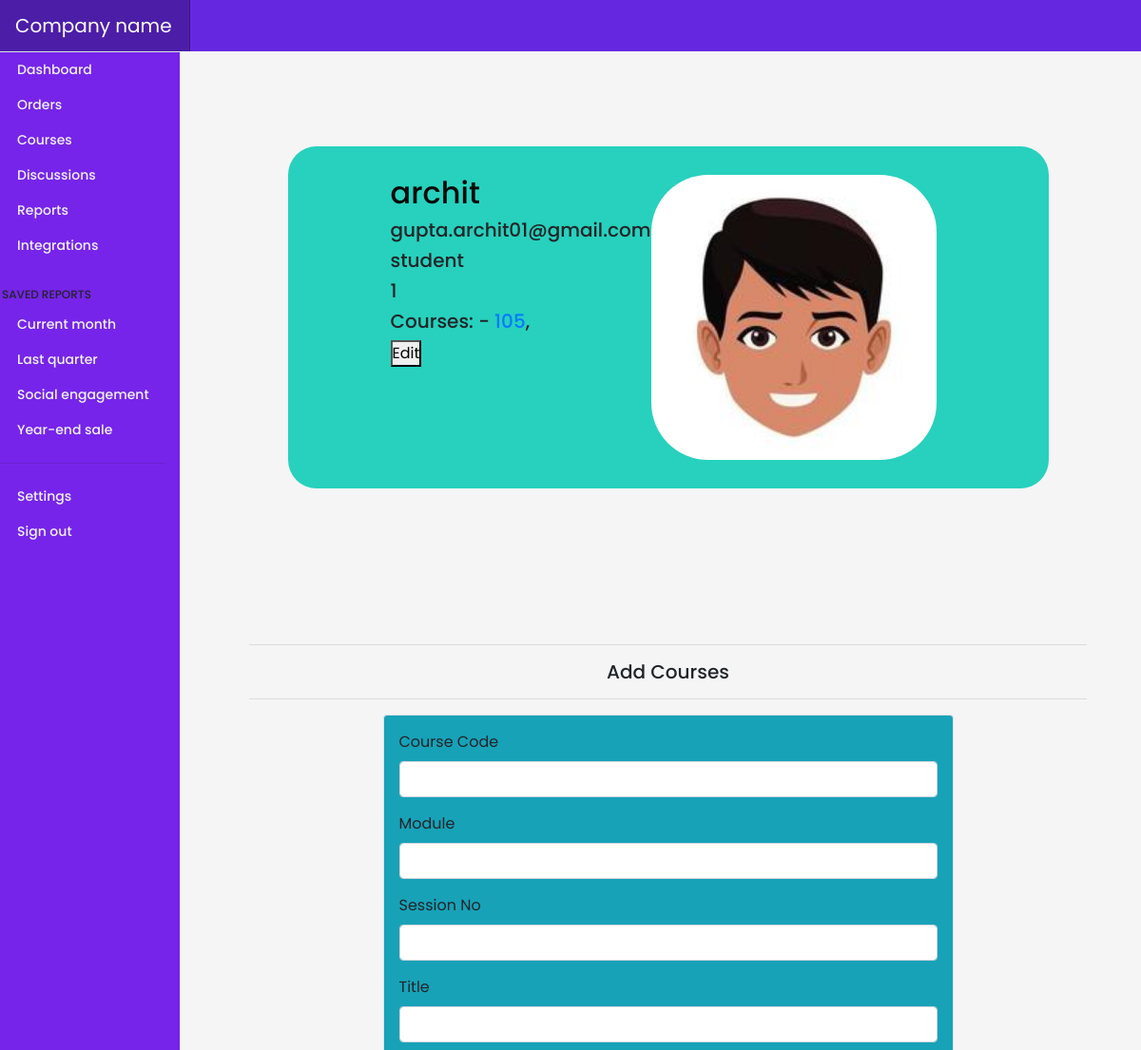
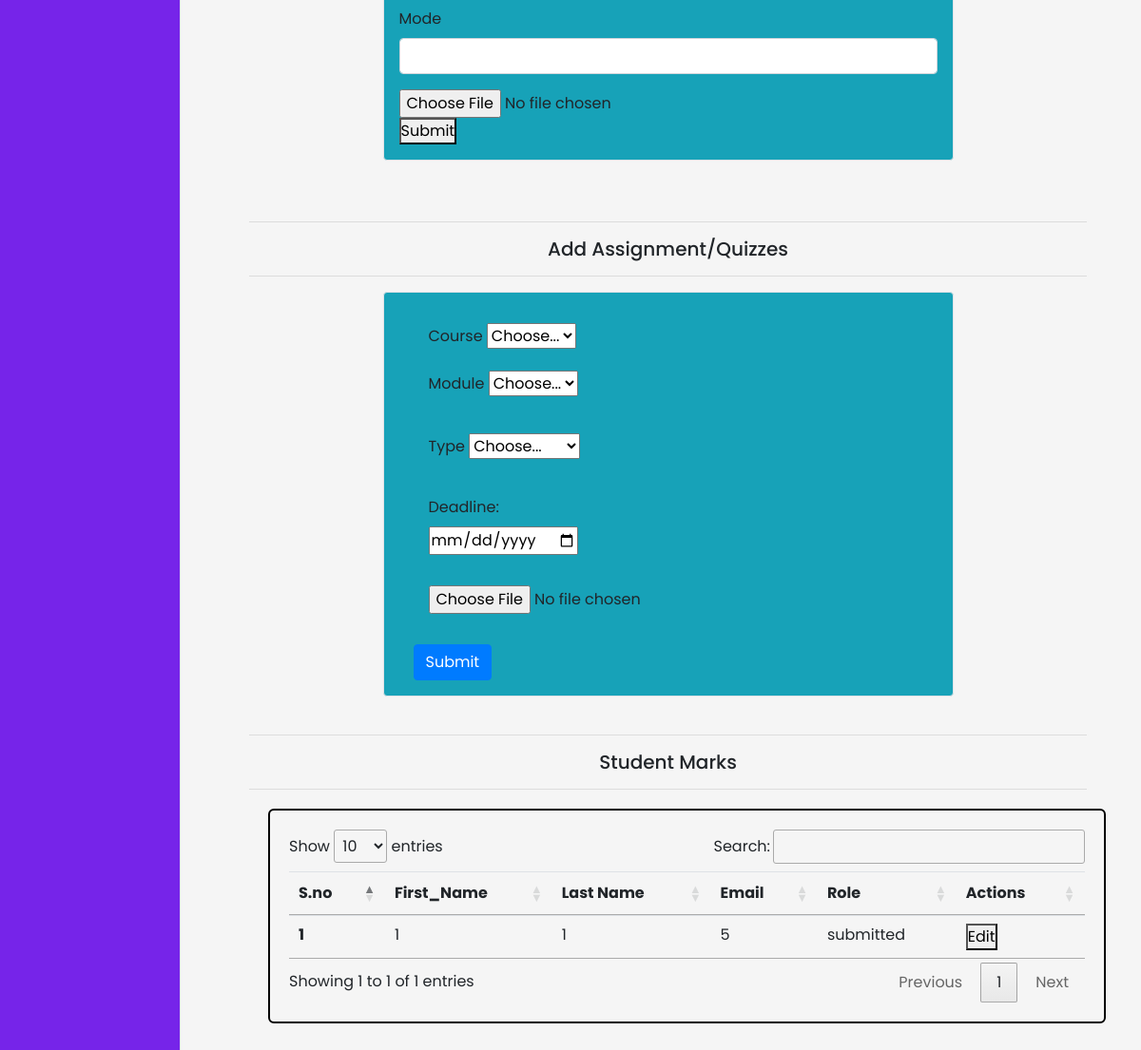
Page /profile.php (signed in) on the committed database (2 pictures, top to bottom).
### tables this page shows
CREATE TABLE `profile` (
  `uid` int(150) NOT NULL,
  `first_name` varchar(150) NOT NULL,
  `last_name` varchar(150) NOT NULL,
  `username` varchar(150) NOT NULL,
  `email` varchar(150) NOT NULL,
  `password` varchar(150) NOT NULL,
  `location` varchar(200) NOT NULL DEFAULT 'India',
  `role` varchar(100) NOT NULL DEFAULT 'guest',
  `mobile_no` varchar(100) DEFAULT NULL,
  `profile_photo` varchar(300) NOT NULL DEFAULT 'avatar.jpg'
);

CREATE TABLE `marks` (
  `marks_id` int(11) NOT NULL,
  `eid` int(11) NOT NULL,
  `cid` int(11) NOT NULL,
  `student_id` int(11) NOT NULL,
  `marks` int(11) NOT NULL,
  `action` varchar(150) DEFAULT NULL
);

### profile.php (the view, shortened to what this page needs)
<?php
require "dbconnect.php";
$user = $_SESSION['username'];
$sql = "Select * from profile where username = '$user'";
$data = mysqli_query($conn, $sql);
$prof = mysqli_fetch_assoc($data);
?>
<!DOCTYPE html>
<html>
<head>
  <link rel="stylesheet" href="https://maxcdn.bootstrapcdn.com/bootstrap/4.0.0/css/bootstrap.min.css"
>
  <link rel="stylesheet" href="//cdn.datatables.net/1.13.4/css/jquery.dataTables.min.css">
</head>
<body>
  <?php include "./fixed_assets/navbar.php"; ?>
  <div class="container1 ">
    <div class="profile d-flex justify-content-center" style="width: 20000px;">
      <div>
        <h2>
          <?php echo $_SESSION['username'] ?>
        </h2>
        <h5>
          <?php echo $prof['email'] ?>
        </h5>
        <h5>
          <?php echo $prof['role'] ?>
        </h5>
        <h5>
          <?php echo $prof['uid'] ?>
        </h5>
        <h5> Courses: -
          <?php
        $use = $_SESSION['username'];
        $sql1 = "Select distinct(course_code) from courses where creator = '$use'";
        $p_data = mysqli_query($conn, $sql1);
        while ($prod = mysqli_fetch_assoc($p_data)) {
          echo '<a href="./course.php?course=' . $prod['course_code'] . '">' . $prod['course_code'] . '</a>';
          echo ", ";
        }
        ?>
        </h5>
        <button class="edit" id="<?php echo $prof['uid']; ?>" href="/edit">Edit</button>
      </div>
      <div>
        <div class="user-image">
          <img src="./files/images/<?php echo $prof['profile_photo']; ?>" alt="">
        </div>
      </div>
    </div>
  </div>
  <div class="forms grid justify-content-center p-5">
    <hr>
    <center>
      <h5>Add Courses</h5>
    </center>
    <hr>
    <div class="container1 bg-info border rounded p-3" style="width: 600px; margin:auto">
      <form action="/Php_Learning/profile.php" method="POST" enctype="multipart/form-data">
        <div class=" align-items justify-content-center">
          <div class="mb-3">
            <label for="formGroupExampleInput" class="form-label">Course Code</label>
            <input type="text" class="form-control" id="course_code" name="course_code" placeholder="">
          </div>
          <div class="mb-3">
            <label for="formGroupExampleInput2" class="form-label">Module</label>
            <input type="text" class="form-control" id="module" name="module" placeholder="">
          </div>
          <div class="mb-3">
            <label for="formGroupExampleInput2" class="form-label">Session No</label>
            <input type="text" class="form-control" id="session" name="session" placeholder="">
          </div>
          <div class="mb-3">
            <label for="formGroupExampleInput2" class="form-label">Title</label>
            <input type="text" class="form-control" id="title" name="title" placeholder="">
          </div>
          <div class="mb-3">
            <label for="formGroupExampleInput2" class="form-label">Mode</label>
            <input type="text" class="form-control" id="mode" name="mode" placeholder="">
          </div>
          <div>
            <input type="file" name='myfile'>
          </div>
        </div>
        <button type="submit" name="course_upload" id="course_upload">Submit</button>
      </form>
    </div>
    <br>
    <br>
    <hr>
    <center>
      <h5>Add Assignment/Quizzes</h5>
    </center>
    <hr>
    <div class="container1 bg-info border rounded p-3" style="width: 600px; margin:auto">
      <form action="/Php_Learning/profile.php" method="POST" enctype="multipart/form-data">
        <div class="wrap grid justify-content-center  p-3">
          <div class="col-md-6">
            <label for="courses" class="form-label">Course</label>
            <select id="courses" name="courses" class="form-select">
              <option selected disabled>Choose...</option>
            </select>
          </div>
          <div class="col-md-6 py-3">
            <label for="modules" class="form-label">Module</label>
            <select id="modules" name="modules" class="form-select">
              <option selected>Choose...</option>;
            </select>
          </div>
          <div class="col-md-6 py-3">
            <label for="type" class="form-label">Type</label>
            <select id="type" name="type" class="form-select">
              <option selected>Choose...</option>
            </select>
          </div>
          <div class="col-md-2 py-3">
            <label for="date">Deadline:</label>
            <input type="date" id="date" name="date">
          </div>
          <div class="col-md-2 py-3">
            <input type="file" name='myfile'>
          </div>
        </div>
        <div class="col-12">
          <button type="submit" name="new_eval" id="new_eval" class="btn btn-primary">Submit</button>
        </div>
      </form>
    </div>
    <br>
    <hr>
    <center>
      <h5>Student Marks</h5>
    </center>
    <hr>
    <div class="container" style="border: 2px solid black ; border-radius: 6px; padding:20px; margin:20px;">
      <table class="table" id="myTable">
        <thead>
          <tr>
            <th scope="col">S.no</th>
            <th scope="col">First_Name</th>
            <th scope="col">Last Name</th>
            <th scope="col">Email</th>
            <th scope="col">Role</th>
            <th scope="col">Actions</th>
          </tr>
        </thead>
        <tbody>
          <?php
      $sql = "Select * from marks";
      $data = mysqli_query($conn, $sql);
      while($prof = mysqli_fetch_assoc($data)){
      echo " <tr>
      <th scope='row'>" . $prof['cid'] ." </th>
      <td>" . $prof['eid'] . "</td>
      <td>" . $prof['student_id'] . "</td>
      <td>" . $prof['marks'] . "</td>
      <td>" . $prof['action'] . "</td>
      <td>  <button class='edit' id= '".$prof['marks_id']."' href='/edit'>Edit</button> </td>
      </tr>" ;
      }
      ?>
        </tbody>
      </table>
    </div>
  </div>
</body>
</html>

### profile.php (style rules this page uses)
body { background-color: whitesmoke; font-family: "Nunito", sans-serif; }
.container1 { padding: 100px 0; }
.profile { max-width: 800px; margin: 0 auto; background-color: #27d1bd; padding: 30px; border-radius: 30px; position: relative; display: grid; justify-content: start; }
.user-image img { height: 300px; width: 300px; margin-right: 10px; border-radius: 20%; }
h2 { color: #0a0a0a; }

### rows in the picture
profile: email "gupta.archit01@gmail.com", role "student", uid "1", profile_photo (placeholder picture)
marks: cid "1", eid "1", student "1", marks "5", action "submitted"

### other values in the picture
$_SESSION['username'] "archit"
$prod['course_code'] "105"
